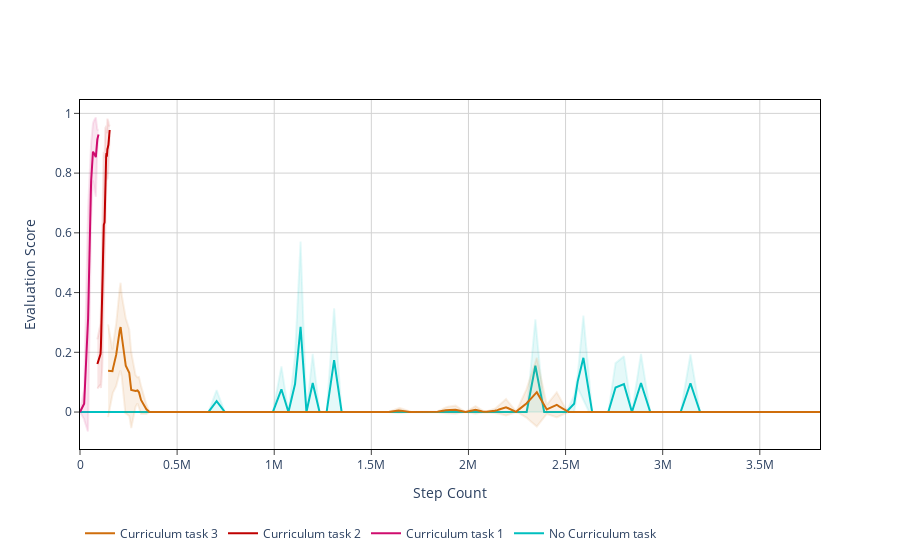

The notebook cell saved with this chart:
### Markdown cell above
### Unsuccessful runs visualized

### Code cell
vis.plot_trajectories(
    [dqn_stats_nocurr_bad, dqn_stats_curr_bad],
    time_domain='steps',
    show_std=True,
)

### Figure 1 — Plotly figure (JSON) as saved in the notebook; plotly's stock layout.template omitted (floating-point values rounded to 4 significant figures; data arrays with more than 128 entries replaced by an {"elided": "..."} marker saying what was removed)
{"data": [{"line": {"color": "#00bfbf"}, "mode": "lines", "name": "No Curriculum task", "type": "scatter", "x": {"elided": "129 int values"}, "y": {"elided": "129 float values"}}, {"line": {"color": "rgba(0, 191, 191, 0.1)"}, "mode": "lines", "showlegend": false, "type": "scatter", "x": {"elided": "129 int values"}, "y": {"elided": "129 float values"}}, {"fill": "tonexty", "fillcolor": "rgba(0, 191, 191, 0.1)", "line": {"color": "rgba(0, 191, 191, 0.1)"}, "mode": "lines", "showlegend": false, "type": "scatter", "x": {"elided": "129 int values"}, "y": {"elided": "129 float values"}}, {"line": {"color": "#cf0c6e"}, "mode": "lines", "name": "Curriculum task 1", "type": "scatter", "x": [0, 21342, 21960, 22403, 22646, 40609, 41298, 41650, 41683, 55385, 56114, 57340, 66562, 67093, 69736, 75594, 81490, 89162, 95349], "y": [0, 0.02762, 0.03434, 0.03962, 0.04293, 0.3061, 0.3087, 0.3133, 0.3139, 0.7234, 0.7453, 0.7731, 0.8701, 0.8714, 0.8686, 0.8619, 0.8536, 0.9128, 0.9294]}, {"line": {"color": "rgba(207, 12, 110, 0.1)"}, "mode": "lines", "showlegend": false, "type": "scatter", "x": [0, 21342, 21960, 22403, 22646, 40609, 41298, 41650, 41683, 55385, 56114, 57340, 66562, 67093, 69736, 75594, 81490, 89162, 95349], "y": [0, 0.07547, 0.09383, 0.1072, 0.1147, 0.6775, 0.6787, 0.681, 0.6813, 0.8756, 0.8885, 0.9003, 0.9651, 0.9689, 0.9723, 0.9804, 0.9864, 0.9458, 0.9445]}, {"fill": "tonexty", "fillcolor": "rgba(207, 12, 110, 0.1)", "line": {"color": "rgba(207, 12, 110, 0.1)"}, "mode": "lines", "showlegend": false, "type": "scatter", "x": [0, 21342, 21960, 22403, 22646, 40609, 41298, 41650, 41683, 55385, 56114, 57340, 66562, 67093, 69736, 75594, 81490, 89162, 95349], "y": [0, -0.02022, -0.02514, -0.02795, -0.02883, -0.06533, -0.06127, -0.05445, -0.05343, 0.5712, 0.6021, 0.6459, 0.7751, 0.774, 0.7648, 0.7435, 0.7209, 0.8797, 0.9144]}, {"line": {"color": "#bf0000"}, "mode": "lines", "name": "Curriculum task 2", "type": "scatter", "x": [89420.0, 105700.0, 107500.0, 108100.0, 114400.0, 115300.0, 116800.0, 118600.0, 119900.0, 121800.0, 122600.0, 126500.0, 127200.0, 129600.0, 130500.0, 131000.0, 134700.0, 136500.0, 138200.0, 141100.0, 141600.0, 146300.0, 149800.0, 152800.0], "y": [0.161, 0.194, 0.2156, 0.2264, 0.4021, 0.4186, 0.4609, 0.519, 0.5593, 0.6216, 0.627, 0.6351, 0.6698, 0.751, 0.781, 0.7852, 0.8564, 0.8668, 0.8547, 0.882, 0.8808, 0.8947, 0.918, 0.9443]}, {"line": {"color": "rgba(191, 0, 0, 0.1)"}, "mode": "lines", "showlegend": false, "type": "scatter", "x": [89420.0, 105700.0, 107500.0, 108100.0, 114400.0, 115300.0, 116800.0, 118600.0, 119900.0, 121800.0, 122600.0, 126500.0, 127200.0, 129600.0, 130500.0, 131000.0, 134700.0, 136500.0, 138200.0, 141100.0, 141600.0, 146300.0, 149800.0, 152800.0], "y": [0.2432, 0.2963, 0.349, 0.3719, 0.6583, 0.6811, 0.719, 0.7748, 0.8129, 0.8718, 0.8643, 0.8509, 0.8701, 0.9197, 0.9532, 0.9487, 0.9589, 0.9367, 0.9333, 0.9812, 0.982, 0.9722, 0.9568, 0.9627]}, {"fill": "tonexty", "fillcolor": "rgba(191, 0, 0, 0.1)", "line": {"color": "rgba(191, 0, 0, 0.1)"}, "mode": "lines", "showlegend": false, "type": "scatter", "x": [89420.0, 105700.0, 107500.0, 108100.0, 114400.0, 115300.0, 116800.0, 118600.0, 119900.0, 121800.0, 122600.0, 126500.0, 127200.0, 129600.0, 130500.0, 131000.0, 134700.0, 136500.0, 138200.0, 141100.0, 141600.0, 146300.0, 149800.0, 152800.0], "y": [0.07875, 0.09165, 0.08213, 0.08086, 0.1458, 0.1561, 0.2028, 0.2632, 0.3056, 0.3713, 0.3897, 0.4194, 0.4694, 0.5823, 0.6087, 0.6217, 0.7538, 0.7968, 0.7761, 0.7827, 0.7797, 0.8171, 0.8793, 0.926]}, {"line": {"color": "#cf6e0c"}, "mode": "lines", "name": "Curriculum task 3", "type": "scatter", "x": {"elided": "241 int values"}, "y": {"elided": "241 float values"}}, {"line": {"color": "rgba(207, 110, 12, 0.1)"}, "mode": "lines", "showlegend": false, "type": "scatter", "x": {"elided": "241 int values"}, "y": {"elided": "241 float values"}}, {"fill": "tonexty", "fillcolor": "rgba(207, 110, 12, 0.1)", "line": {"color": "rgba(207, 110, 12, 0.1)"}, "mode": "lines", "showlegend": false, "type": "scatter", "x": {"elided": "241 int values"}, "y": {"elided": "241 float values"}}], "layout": {"font": {"size": 12}, "legend": {"orientation": "h", "x": 0, "xanchor": "left", "y": -0.2, "yanchor": "top"}, "plot_bgcolor": "white", "title": {"x": 0.5}, "xaxis": {"gridcolor": "lightgrey", "linecolor": "black", "mirror": true, "showline": true, "ticks": "outside", "title": {"text": "Step Count"}}, "yaxis": {"gridcolor": "lightgrey", "linecolor": "black", "mirror": true, "showline": true, "ticks": "outside", "title": {"text": "Evaluation Score"}}}}
